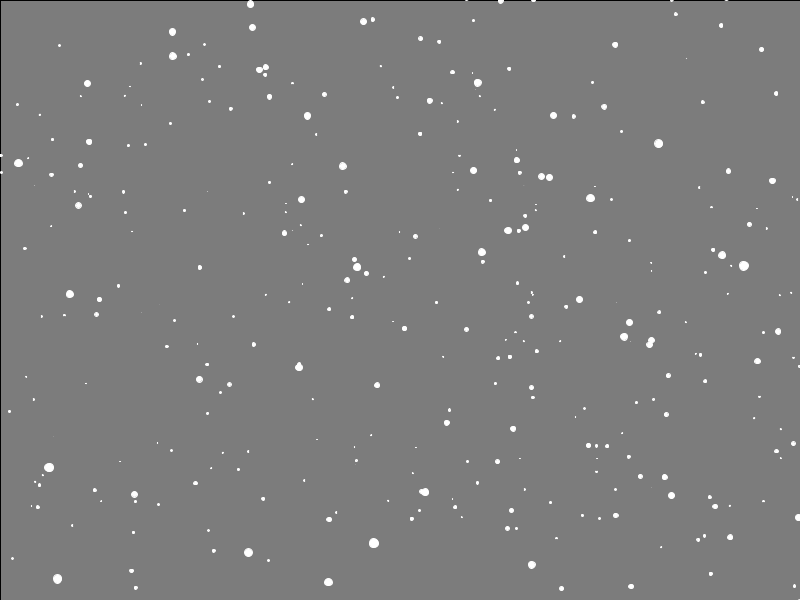
Frame 1 (no input)
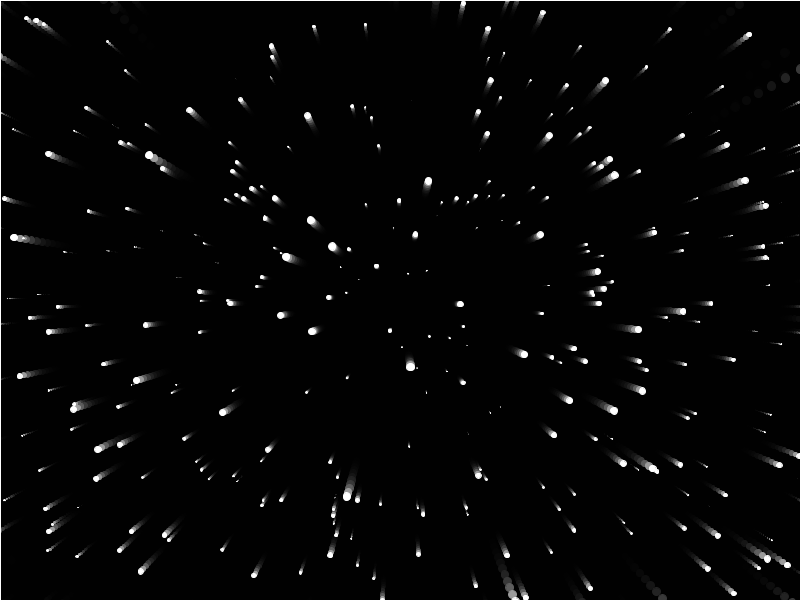
Frame 60 (the mouse pressed at the canvas centre just before this capture)
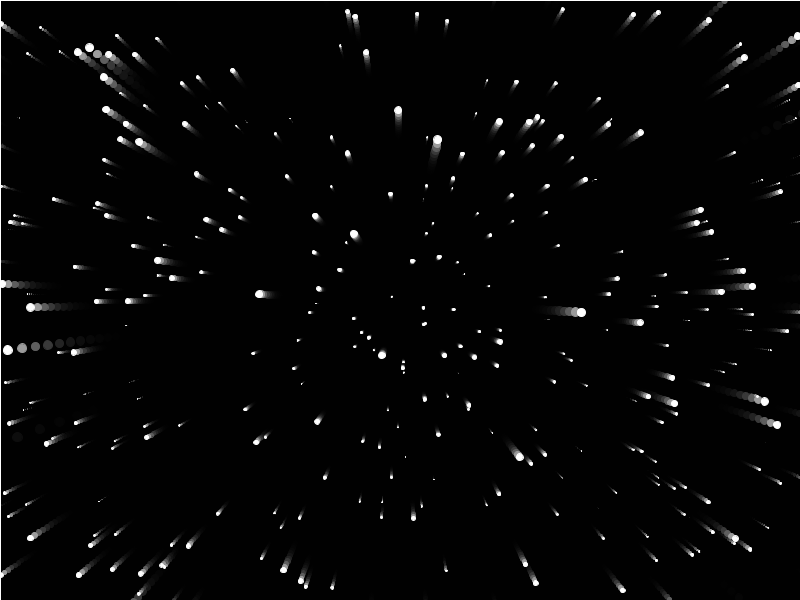
Frame 120 (the mouse held since frame 60 and released just before this capture)

The Processing sketch that drew these frames (run headless with seeded random() and noise(); from frame 60 on, the mouse is pressed at the canvas centre):

// Processing sketch: Warp_Starfield
// ── Warp_Starfield.pde
class Star
{
  PVector p;
  
  public Star()
  {
    p = new PVector(random(-width/2, width/2), random(-height/2, height/2), random(width/2));
  }

  public void run()
  {
    p.z -= speed;
    if (p.z < 1.0f)
    {
      p.z = width/2;
      p.x = random(-width/2, width/2);
      p.y = random(-height/2, height/2);
    }    

    float r = map(p.z, 0, width/2, 10, 0);
    ellipse(map(p.x / p.z, 0, 1, 0, width/2), map(p.y / p.z, 0, 1, 0, height/2), r, r);
    stroke(255);
  }
}

Star[] s = new Star[800];

float speed = 2.0f;

void setup()
{
  size(800, 600);
  
  for (int i = 0; i < s.length; i++) {
    s[i] = new Star();
  }
}

void draw()
{
  fill(0, 100);
  rect(0, 0, width, height);
  translate(width/2, height/2);
  
  fill(255);
  noStroke();
  
  for (int i = 0; i < s.length; i++) {
    s[i].run();
  }
}
